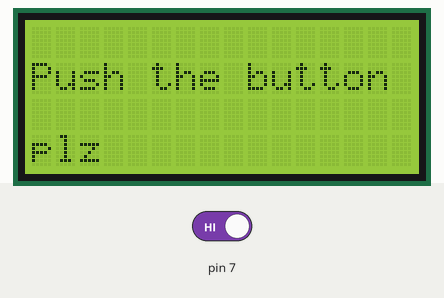
Recording of a sketch running on a simulated Arduino Uno, built with avr-gcc and run on an emulated ATmega328P. On the bench: 16×4 character LCD. The inputs (shaded band) are chosen by the test bench; at power-on: pin 7 HIGH.

Above: at 1.2 s.
1.3 s: pin 7 driven LOW
At 1.9 s:
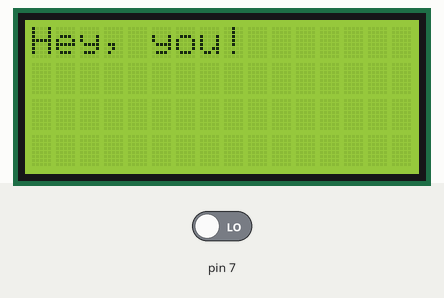
At 4.7 s:
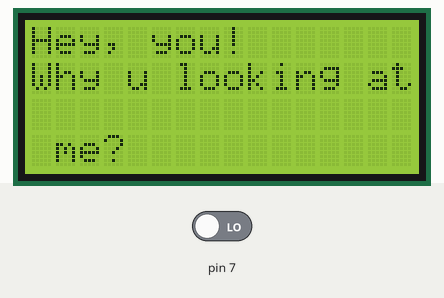
10.3 s: pin 7 driven HIGH
At 13.1 s:
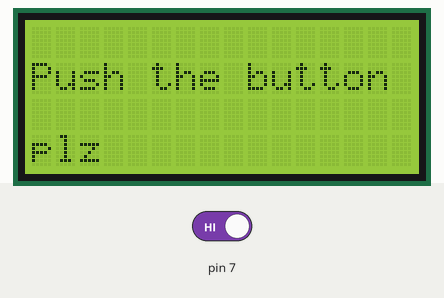
Timing chart, 0 to 14.6 s (numbered marks = the images above; inputs shaded):
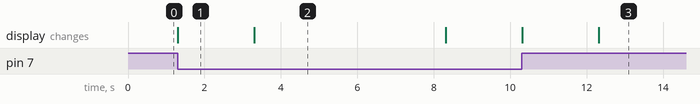

Measured:
- after the input at 1.3 s, the display: changes at once (image 1)
- after the input at 10.3 s, the display: first differs from a run without the input after 2.0 s (image 3)
- what the display in image 1 shows lasts 2.0 s, from 1.3 s to 3.3 s
- what the display in image 2 shows lasts 5.0 s, from 3.3 s to 8.3 s

The sketch:

FunLCD.ino
```cpp
/*
 The circuit:
 * LCD RS pin to digital pin 12
 * LCD Enable pin to digital pin 11
 * LCD D4 pin to digital pin 5
 * LCD D5 pin to digital pin 4
 * LCD D6 pin to digital pin 3
 * LCD D7 pin to digital pin 2
 * LCD R/W pin to ground
 * 10K resistor:
 * ends to +5V and ground
 * wiper to LCD VO pin (pin 3)
 */

#include <LiquidCrystal.h>

// initialize the library with the numbers of the interface pins
LiquidCrystal lcd(12, 11, 5, 4, 3, 2);

void setup() {
  // set up the LCD's number of columns and rows:
  lcd.begin(16,4);
}

void loop() {

  if(digitalRead(7)==LOW)
  {
    lcd.clear();
    lcd.setCursor(0, 0);
    lcd.print("Hey, you!");
    delay(2000);

    lcd.setCursor(0, 1);
    lcd.print("Why u looking at me?");
    delay(5000);

    lcd.setCursor(0, 2);
    lcd.print("Still looking?");
    delay(2000);

    lcd.setCursor(0, 3);
    lcd.print("........fine, u nerd");
    delay(2000);

    lcd.clear();
  }
  else
  {
    lcd.setCursor(0, 1);
    lcd.print("Push the button plz");
  }
}
```
